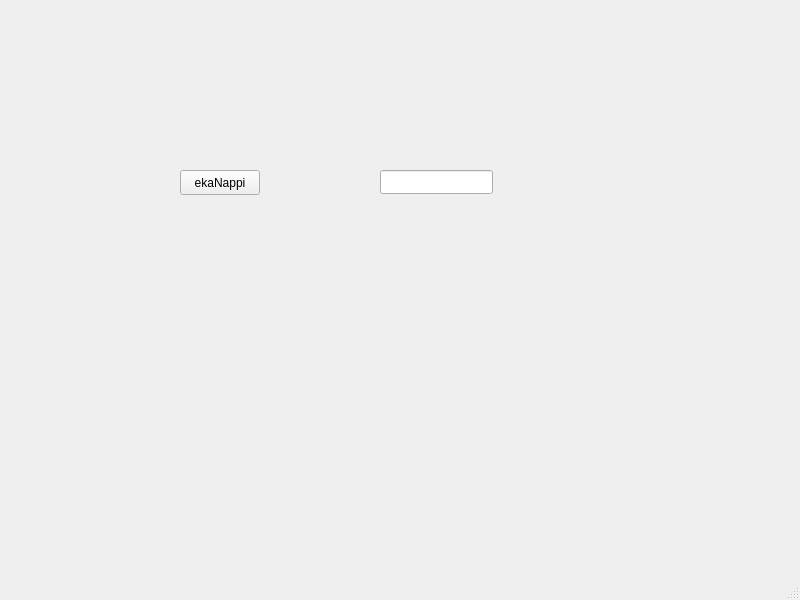
<?xml version="1.0" encoding="UTF-8"?>
<ui version="4.0">
 <class>MainWindow</class>
 <widget class="QMainWindow" name="MainWindow">
  <property name="geometry">
   <rect>
    <x>0</x>
    <y>0</y>
    <width>800</width>
    <height>600</height>
   </rect>
  </property>
  <property name="windowTitle">
   <string>MainWindow</string>
  </property>
  <widget class="QWidget" name="centralwidget">
   <widget class="QPushButton" name="nappi">
    <property name="geometry">
     <rect>
      <x>180</x>
      <y>170</y>
      <width>80</width>
      <height>25</height>
     </rect>
    </property>
    <property name="text">
     <string>ekaNappi</string>
    </property>
   </widget>
   <widget class="QLineEdit" name="ikkuna">
    <property name="geometry">
     <rect>
      <x>380</x>
      <y>170</y>
      <width>113</width>
      <height>24</height>
     </rect>
    </property>
   </widget>
  </widget>
  <widget class="QMenuBar" name="menubar">
   <property name="geometry">
    <rect>
     <x>0</x>
     <y>0</y>
     <width>800</width>
     <height>21</height>
    </rect>
   </property>
  </widget>
  <widget class="QStatusBar" name="statusbar"/>
 </widget>
 <resources/>
 <connections/>
</ui>
